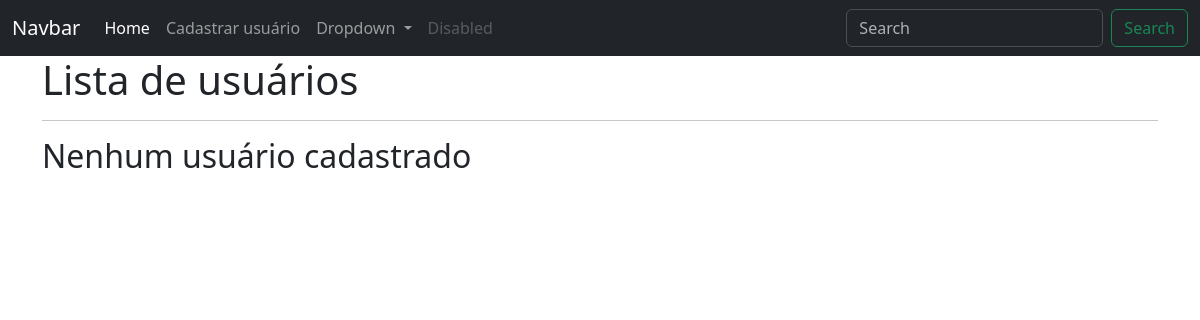
Before: / with the older database file.
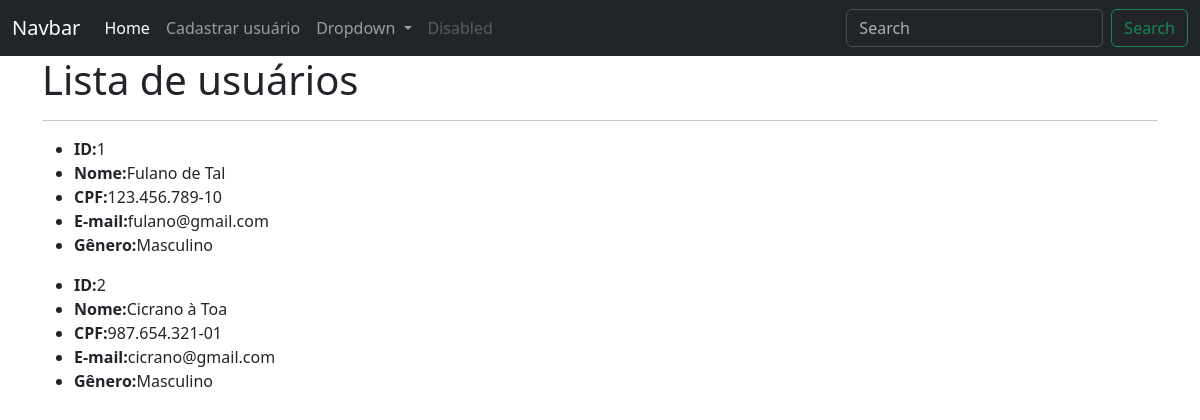
After: the same page with the newer database file.
### cadastro_usuarios/models.py (models this page shows)
class Usuario(models.Model):
    id_usuario = models.AutoField(primary_key=True)
    nome = models.CharField(max_length=255, null=False, blank=False)
    cpf = models.CharField(max_length=14, unique=True, null=False, blank=False)
    email = models.EmailField(unique=True, null=False, blank=False)
    genero = models.CharField(max_length=10, blank=True)

### cadastro_usuarios/views.py (the view)
# urls.py: path('', views.index, name='index'),
def index(request):
    usuarios = Usuario.objects.all()
    return render(request, "index.html", {"usuarios":usuarios})

### cadastro_usuarios/templates/index.html
{% extends 'base.html' %}
{% block content %}
  <main>
    <div class="container">
      <h1>Lista de usuários</h1>
      <hr>
      {% for usuario in usuarios %}
      <ul>
        <li><b>ID:</b>{{ usuario.id_usuario }}</li>
        <li><b>Nome:</b>{{ usuario.nome }}</li>
        <li><b>CPF:</b>{{ usuario.cpf }}</li>
        <li><b>E-mail:</b>{{ usuario.email }}</li>
        <li><b>Gênero:</b>{{ usuario.genero }}</li>
      </ul>
      {% empty %}
        <h2>Nenhum usuário cadastrado</h2>
      {% endfor %}
    </div>
  </main>
{% endblock %}

### cadastro_usuarios/templates/base.html (shortened to what this page needs)
<!doctype html>
<html lang="pt-br">
  <head>
    <link href="https://cdn.jsdelivr.net/npm/bootstrap@5.3.8/dist/css/bootstrap.min.css" rel="stylesheet">
  </head>
  <body>
    {% include 'header.html' %}
    {% block content %}
    {% endblock %}
  </body>
</html>

### cadastro_usuarios/templates/header.html (shortened to what this page needs)
<nav class="navbar navbar-expand-lg bg-dark" data-bs-theme="dark">
  <div class="container-fluid">
    <a class="navbar-brand" href="#">Navbar</a>
    <div class="collapse navbar-collapse" id="navbarSupportedContent">
      <ul class="navbar-nav me-auto mb-2 mb-lg-0">
        <li class="nav-item">
          <a class="nav-link active" aria-current="page" href="{% url 'index' %}">Home</a>
        </li>
        <li class="nav-item">
          <a class="nav-link" href="{% url 'form' %}">Cadastrar usuário</a>
        </li>
        <li class="nav-item dropdown">
          <a class="nav-link dropdown-toggle" href="#" role="button" data-bs-toggle="dropdown" aria-expanded="false">
            Dropdown
          </a>
        </li>
        <li class="nav-item">
          <a class="nav-link disabled" aria-disabled="true">Disabled</a>
        </li>
      </ul>
      <form class="d-flex" role="search">
        <input class="form-control me-2" type="search" placeholder="Search" aria-label="Search"/>
        <button class="btn btn-outline-success" type="submit">Search</button>
      </form>
    </div>
  </div>
</nav>

Changed rows visible on the page:
added Usuario: id_usuario "1", nome "Fulano de Tal", cpf "123.456.789-10", email "fulano@gmail.com", genero "Masculino"
added Usuario: id_usuario "2", nome "Cicrano à Toa", cpf "987.654.321-01", email "cicrano@gmail.com", genero "Masculino"
Other visible differences:
text no longer shown: "Nenhum usuário cadastrado"
